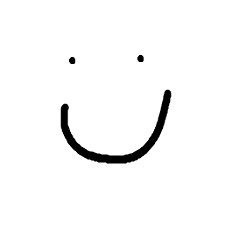
#> input picture image processing/lab01/smile.png, 232 x 232 px, found by its file name
$ python lab01_6.py
#> lines starting #> are read from the running program, lines starting #| are printed output that depends on the picture
from mpl_toolkits.mplot3d import Axes3D
import matplotlib.pyplot as plt
import numpy as np
from skimage.io import imread
from skimage import color

image = imread('Image Processing\smile.png', True)
#> image is the input picture: shape (232, 232) float64; min 0, max 1, mean 0.972
image_black = imread('Image Processing\smile_black.png', True)
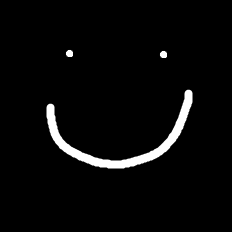
#> input picture image processing/lab01/smile_black.png, 232 x 232 px, found by its file name
#> image_black is the input picture: shape (232, 232) float64; min 0, max 1, mean 0.0352
kula = imread('Image Processing/kula.png', True)
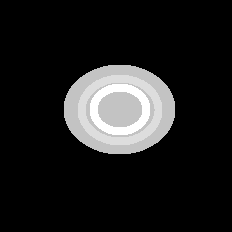
#> input picture image processing/lab01/kula.png, 232 x 232 px, found by its file name
#> kula is the input picture: shape (232, 232) float64; min 0, max 1, mean 0.121
data_2d = [ [0, 0, 0, 0, 0, 0, 0, 0, 0, 0,0],
            [0, 0.2, 0.2, 0.2, 0.2, 0.2, 0.2, 0.2, 0.2, 0.2, 0],
            [0, 0.2, 0.2, 0.2, 0.2, 0.2, 0.2, 0.2, 0.2, 0.2, 0],
            [0, 0.2, 0.2, 1, 1, 1, 1, 1, 0.2, 0.2, 0],
            [0, 0.2, 0.2, 1, 1, 1, 1, 1, 0.2, 0.2, 0],
          [0, 0.2, 0.2, 1, 1, 1, 1, 1, 0.2, 0.2, 0],
          [0, 0.2, 0.2, 1, 1, 1, 1, 1, 0.2, 0.2, 0],
          [0, 0.2, 0.2, 1, 1, 1, 1, 1, 0.2, 0.2, 0],
          [0, 0.2, 0.2, 0.2, 0.2, 0.2, 0.2, 0.2, 0.2, 0.2, 0],
          [0, 0.2, 0.2, 0.2, 0.2, 0.2, 0.2, 0.2, 0.2, 0.2, 0],
         [0, 0, 0, 0, 0, 0, 0, 0, 0, 0,0]]
# Convert into an numpy array.
data_array = np.array(kula)
# Create a figure for plotting the data as a 3D histogram.
fig = plt.figure()
ax = fig.add_subplot(111, projection='3d')
x_data, y_data = np.meshgrid( np.arange(data_array.shape[1]), np.arange(data_array.shape[0]) )
x_data = x_data.flatten()
y_data = y_data.flatten()
z_data = data_array.flatten()
ax.bar3d( x_data, y_data,np.zeros(len(z_data)),1, 1, z_data )
# Finally, display the plot.
plt.show()
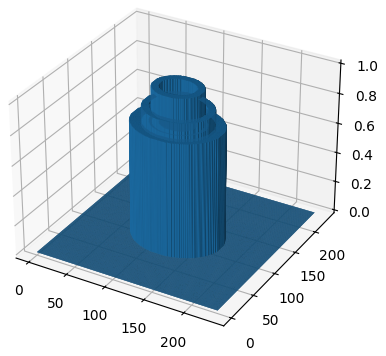
#> figure drawn by matplotlib, 1 panel
